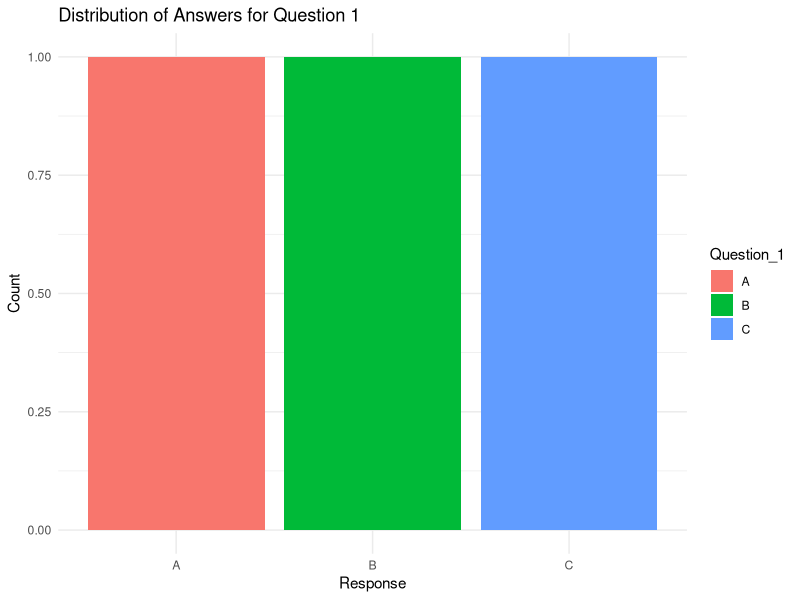

The R script that drew this image: (Note: this script raises an error after producing the figure.)
# Install and load required libraries
install.packages("ggplot2")
install.packages("dplyr")
library(ggplot2)
library(dplyr)

# Sample data
survey_data <- data.frame(
  Survey_ID = c(1, 2, 3),
  Question_1 = c("A", "B", "C"),
  Question_2 = c("B", "A", "A"),
  Question_3 = c("C", "D", "B")
)

# a. Grouped bar chart to visualize the distribution of answers for Question 1
grouped_bar_chart_q1 <- survey_data %>%
  ggplot(aes(x = Question_1, fill = Question_1)) +
  geom_bar(stat = "count") +
  labs(title = "Distribution of Answers for Question 1",
       x = "Response",
       y = "Count") +
  theme_minimal()

# b. Stacked bar chart to represent the overall distribution of responses for all three questions
stacked_bar_chart <- survey_data %>%
  gather(Question, Response, -Survey_ID) %>%
  ggplot(aes(x = Response, fill = Question)) +
  geom_bar(stat = "count") +
  labs(title = "Overall Distribution of Responses",
       x = "Response",
       y = "Count",
       fill = "Question") +
  theme_minimal()

# c. Table to show the survey response data for each survey
response_table <- survey_data %>%
  gather(Question, Response, -Survey_ID) %>%
  arrange(Survey_ID) %>%
  rename("Survey ID" = Survey_ID,
         "Question" = Question,
         "Response" = Response)

# Display the visualizations and table
print(grouped_bar_chart_q1)
print(stacked_bar_chart)
print(response_table)
